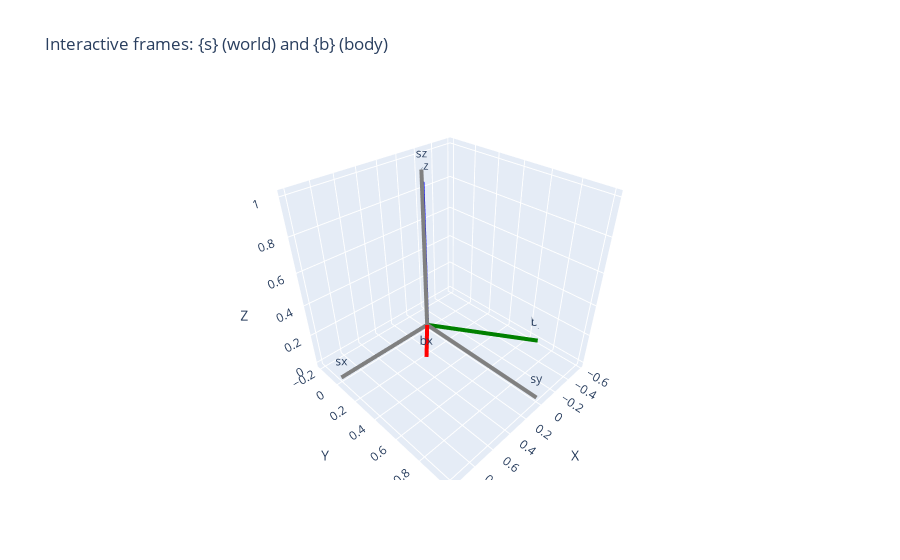

Here is the notebook cell this chart was saved with:
### Code cell
import numpy as np
import plotly.graph_objects as go

def frame_traces(R, name_prefix="", axis_len=1.0, colors=("red","green","blue")):
    # columns are axes
    cols = [R[:,0], R[:,1], R[:,2]]
    labels = ["x","y","z"]
    traces = []
    for v, lab, col in zip(cols, labels, colors):
        traces.append(go.Scatter3d(
            x=[0, axis_len*v[0]],
            y=[0, axis_len*v[1]],
            z=[0, axis_len*v[2]],
            mode="lines+text",
            text=["", f"{name_prefix}{lab}"],
            textposition="top center",
            line=dict(width=8, color=col),
            name=f"{name_prefix}{lab}"
        ))
    return traces

fig = go.Figure()

# space frame (make it gray)
fig.add_traces(frame_traces(np.eye(3), name_prefix="s", axis_len=1.0, colors=("gray","gray","gray")))
# body frame (RGB)
fig.add_traces(frame_traces(R_sb, name_prefix="b", axis_len=0.9, colors=("red","green","blue")))

fig.update_layout(
    title="Interactive frames: {s} (world) and {b} (body)",
    scene=dict(
        xaxis_title="X", yaxis_title="Y", zaxis_title="Z",
        aspectmode="cube"
    ),
    showlegend=False
)

fig.show()

### Figure 1 — Plotly figure (JSON) as saved in the notebook; plotly's stock layout.template omitted (floating-point values rounded to 4 significant figures)
{"data": [{"line": {"color": "gray", "width": 8}, "mode": "lines+text", "name": "sx", "text": ["", "sx"], "textposition": "top center", "type": "scatter3d", "x": [0, 1], "y": [0, 0], "z": [0, 0]}, {"line": {"color": "gray", "width": 8}, "mode": "lines+text", "name": "sy", "text": ["", "sy"], "textposition": "top center", "type": "scatter3d", "x": [0, 0], "y": [0, 1], "z": [0, 0]}, {"line": {"color": "gray", "width": 8}, "mode": "lines+text", "name": "sz", "text": ["", "sz"], "textposition": "top center", "type": "scatter3d", "x": [0, 0], "y": [0, 0], "z": [0, 1]}, {"line": {"color": "red", "width": 8}, "mode": "lines+text", "name": "bx", "text": ["", "bx"], "textposition": "top center", "type": "scatter3d", "x": [0, 0.6479], "y": [0, 0.5436], "z": [0, 0.3078]}, {"line": {"color": "green", "width": 8}, "mode": "lines+text", "name": "by", "text": ["", "by"], "textposition": "top center", "type": "scatter3d", "x": [0, -0.5785], "y": [0, 0.6894], "z": [0, 0]}, {"line": {"color": "blue", "width": 8}, "mode": "lines+text", "name": "bz", "text": ["", "bz"], "textposition": "top center", "type": "scatter3d", "x": [0, -0.2358], "y": [0, -0.1979], "z": [0, 0.8457]}], "layout": {"scene": {"aspectmode": "cube", "xaxis": {"title": {"text": "X"}}, "yaxis": {"title": {"text": "Y"}}, "zaxis": {"title": {"text": "Z"}}}, "showlegend": false, "title": {"text": "Interactive frames: {s} (world) and {b} (body)"}}}
